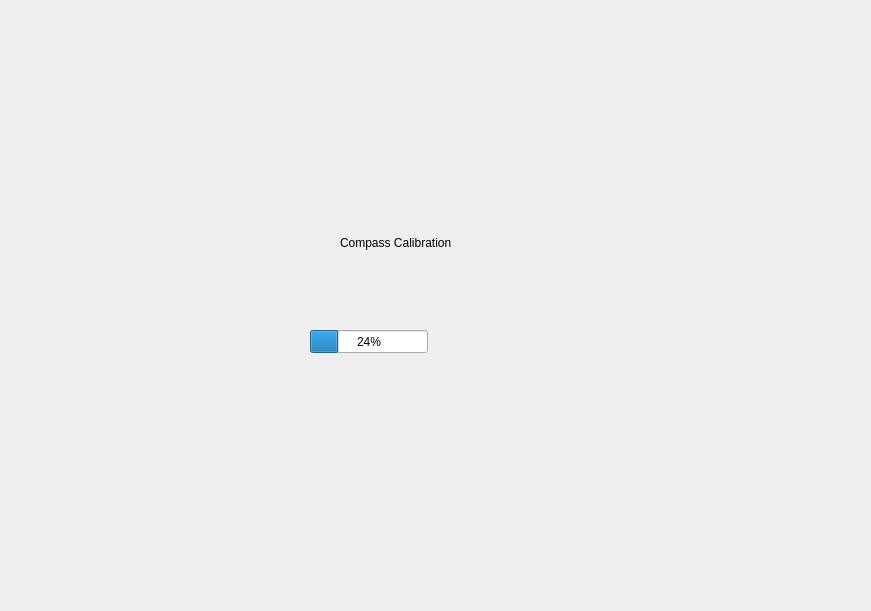
<?xml version="1.0" encoding="UTF-8"?>
<ui version="4.0">
 <class>Calibration</class>
 <widget class="QWidget" name="Calibration">
  <property name="geometry">
   <rect>
    <x>0</x>
    <y>0</y>
    <width>871</width>
    <height>611</height>
   </rect>
  </property>
  <property name="windowTitle">
   <string>Form</string>
  </property>
  <widget class="QProgressBar" name="progressBar">
   <property name="geometry">
    <rect>
     <x>310</x>
     <y>330</y>
     <width>118</width>
     <height>23</height>
    </rect>
   </property>
   <property name="value">
    <number>24</number>
   </property>
  </widget>
  <widget class="QLabel" name="label">
   <property name="geometry">
    <rect>
     <x>340</x>
     <y>233</y>
     <width>141</width>
     <height>20</height>
    </rect>
   </property>
   <property name="text">
    <string>Compass Calibration</string>
   </property>
  </widget>
 </widget>
 <resources/>
 <connections/>
</ui>
